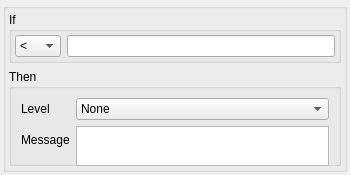
<?xml version="1.0" encoding="UTF-8"?>
<ui version="4.0">
 <class>ConditionWidget</class>
 <widget class="QWidget" name="ConditionWidget">
  <property name="geometry">
   <rect>
    <x>0</x>
    <y>0</y>
    <width>350</width>
    <height>175</height>
   </rect>
  </property>
  <property name="minimumSize">
   <size>
    <width>350</width>
    <height>175</height>
   </size>
  </property>
  <property name="windowTitle">
   <string/>
  </property>
  <layout class="QVBoxLayout" name="verticalLayout_3">
   <property name="spacing">
    <number>3</number>
   </property>
   <property name="margin">
    <number>3</number>
   </property>
   <item>
    <widget class="QGroupBox" name="groupBox_3">
     <property name="title">
      <string/>
     </property>
     <layout class="QVBoxLayout" name="verticalLayout_2">
      <property name="margin">
       <number>3</number>
      </property>
      <item>
       <widget class="QGroupBox" name="groupBox_2">
        <property name="title">
         <string>If</string>
        </property>
        <layout class="QHBoxLayout" name="horizontalLayout_2">
         <property name="margin">
          <number>3</number>
         </property>
         <item>
          <widget class="QComboBox" name="m_expression">
           <property name="minimumContentsLength">
            <number>2</number>
           </property>
           <item>
            <property name="text">
             <string>&lt;</string>
            </property>
           </item>
           <item>
            <property name="text">
             <string>&lt;=</string>
            </property>
           </item>
           <item>
            <property name="text">
             <string>=</string>
            </property>
           </item>
           <item>
            <property name="text">
             <string>&gt;=</string>
            </property>
           </item>
           <item>
            <property name="text">
             <string>&gt;</string>
            </property>
           </item>
          </widget>
         </item>
         <item>
          <widget class="QLineEdit" name="m_value"/>
         </item>
        </layout>
       </widget>
      </item>
      <item>
       <widget class="QGroupBox" name="groupBox">
        <property name="title">
         <string>Then</string>
        </property>
        <layout class="QVBoxLayout" name="verticalLayout">
         <item>
          <layout class="QGridLayout" name="gridLayout">
           <item row="0" column="0">
            <widget class="QLabel" name="label_3">
             <property name="text">
              <string>Level</string>
             </property>
            </widget>
           </item>
           <item row="0" column="1">
            <widget class="QComboBox" name="m_level">
             <property name="minimumContentsLength">
              <number>7</number>
             </property>
             <item>
              <property name="text">
               <string>None</string>
              </property>
             </item>
             <item>
              <property name="text">
               <string>Critical</string>
              </property>
             </item>
             <item>
              <property name="text">
               <string>Error</string>
              </property>
             </item>
             <item>
              <property name="text">
               <string>Warning</string>
              </property>
             </item>
             <item>
              <property name="text">
               <string>Debug</string>
              </property>
             </item>
             <item>
              <property name="text">
               <string>Info</string>
              </property>
             </item>
            </widget>
           </item>
           <item row="1" column="0">
            <widget class="QLabel" name="label_4">
             <property name="text">
              <string>Message</string>
             </property>
            </widget>
           </item>
           <item row="1" column="1">
            <widget class="QPlainTextEdit" name="m_message">
             <property name="minimumSize">
              <size>
               <width>100</width>
               <height>40</height>
              </size>
             </property>
            </widget>
           </item>
          </layout>
         </item>
        </layout>
       </widget>
      </item>
     </layout>
    </widget>
   </item>
  </layout>
 </widget>
 <resources/>
 <connections/>
</ui>
